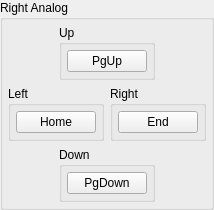
         <widget class="QGroupBox" name="groupBox_30">
          <property name="title">
           <string>Right Analog</string>
          </property>
          <layout class="QVBoxLayout" name="verticalLayout_13">
           <property name="leftMargin">
            <number>5</number>
           </property>
           <property name="topMargin">
            <number>5</number>
           </property>
           <property name="rightMargin">
            <number>5</number>
           </property>
           <property name="bottomMargin">
            <number>5</number>
           </property>
           <item>
            <widget class="QWidget" name="widget_3" native="true">
             <layout class="QHBoxLayout" name="horizontalLayout_7">
              <property name="leftMargin">
               <number>0</number>
              </property>
              <property name="topMargin">
               <number>0</number>
              </property>
              <property name="rightMargin">
               <number>0</number>
              </property>
              <property name="bottomMargin">
               <number>0</number>
              </property>
              <item>
               <spacer name="horizontalSpacer">
                <property name="orientation">
                 <enum>Qt::Horizontal</enum>
                </property>
                <property name="sizeHint" stdset="0">
                 <size>
                  <width>40</width>
                  <height>20</height>
                 </size>
                </property>
               </spacer>
              </item>
              <item>
               <widget class="QGroupBox" name="groupBox_31">
                <property name="title">
                 <string>Up</string>
                </property>
                <layout class="QVBoxLayout" name="verticalLayout_9">
                 <property name="leftMargin">
                  <number>5</number>
                 </property>
                 <property name="topMargin">
                  <number>5</number>
                 </property>
                 <property name="rightMargin">
                  <number>5</number>
                 </property>
                 <property name="bottomMargin">
                  <number>5</number>
                 </property>
                 <item>
                  <widget class="QPushButton" name="b_rstick_up">
                   <property name="text">
                    <string>PgUp</string>
                   </property>
                   <property name="autoDefault">
                    <bool>false</bool>
                   </property>
                  </widget>
                 </item>
                </layout>
               </widget>
              </item>
              <item>
               <spacer name="horizontalSpacer_2">
                <property name="orientation">
                 <enum>Qt::Horizontal</enum>
                </property>
                <property name="sizeHint" stdset="0">
                 <size>
                  <width>40</width>
                  <height>20</height>
                 </size>
                </property>
               </spacer>
              </item>
             </layout>
            </widget>
           </item>
           <item>
            <layout class="QHBoxLayout" name="horizontalLayout_6">
             <item>
              <widget class="QGroupBox" name="groupBox_33">
               <property name="title">
                <string>Left</string>
               </property>
               <layout class="QVBoxLayout" name="verticalLayout_10">
                <property name="leftMargin">
                 <number>5</number>
                </property>
                <property name="topMargin">
                 <number>5</number>
                </property>
                <property name="rightMargin">
                 <number>5</number>
                </property>
                <property name="bottomMargin">
                 <number>5</number>
                </property>
                <item>
                 <widget class="QPushButton" name="b_rstick_left">
                  <property name="text">
                   <string>Home</string>
                  </property>
                  <property name="autoDefault">
                   <bool>false</bool>
                  </property>
                 </widget>
                </item>
               </layout>
              </widget>
             </item>
             <item>
              <widget class="QGroupBox" name="groupBox_32">
               <property name="title">
                <string>Right</string>
               </property>
               <layout class="QVBoxLayout" name="verticalLayout_11">
                <property name="leftMargin">
                 <number>5</number>
                </property>
                <property name="topMargin">
                 <number>5</number>
                </property>
                <property name="rightMargin">
                 <number>5</number>
                </property>
                <property name="bottomMargin">
                 <number>5</number>
                </property>
                <item>
                 <widget class="QPushButton" name="b_rstick_right">
                  <property name="text">
                   <string>End</string>
                  </property>
                  <property name="autoDefault">
                   <bool>false</bool>
                  </property>
                 </widget>
                </item>
               </layout>
              </widget>
             </item>
            </layout>
           </item>
           <item>
            <widget class="QWidget" name="widget_4" native="true">
             <layout class="QHBoxLayout" name="horizontalLayout_8">
              <property name="leftMargin">
               <number>0</number>
              </property>
              <property name="topMargin">
               <number>0</number>
              </property>
              <property name="rightMargin">
               <number>0</number>
              </property>
              <property name="bottomMargin">
               <number>0</number>
              </property>
              <item>
               <spacer name="horizontalSpacer_3">
                <property name="orientation">
                 <enum>Qt::Horizontal</enum>
                </property>
                <property name="sizeHint" stdset="0">
                 <size>
                  <width>40</width>
                  <height>20</height>
                 </size>
                </property>
               </spacer>
              </item>
              <item>
               <widget class="QGroupBox" name="groupBox_34">
                <property name="title">
                 <string>Down</string>
                </property>
                <layout class="QVBoxLayout" name="verticalLayout_12">
                 <property name="leftMargin">
                  <number>5</number>
                 </property>
                 <property name="topMargin">
                  <number>5</number>
                 </property>
                 <property name="rightMargin">
                  <number>5</number>
                 </property>
                 <property name="bottomMargin">
                  <number>5</number>
                 </property>
                 <item>
                  <widget class="QPushButton" name="b_rstick_down">
                   <property name="text">
                    <string>PgDown</string>
                   </property>
                   <property name="autoDefault">
                    <bool>false</bool>
                   </property>
                  </widget>
                 </item>
                </layout>
               </widget>
              </item>
              <item>
               <spacer name="horizontalSpacer_4">
                <property name="orientation">
                 <enum>Qt::Horizontal</enum>
                </property>
                <property name="sizeHint" stdset="0">
                 <size>
                  <width>40</width>
                  <height>20</height>
                 </size>
                </property>
               </spacer>
              </item>
             </layout>
            </widget>
           </item>
          </layout>
         </widget>
